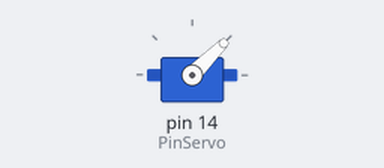
Simulated run of this sketch. Board: Arduino Uno, built with avr-gcc and run on an emulated ATmega328P. Shown: servo.

Above: at 0.1 s.
At 1.1 s:
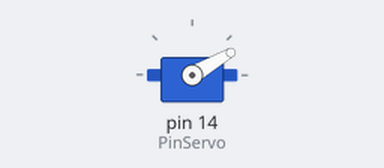
Timing chart, 0 to 2.6 s (numbered marks = the images above):
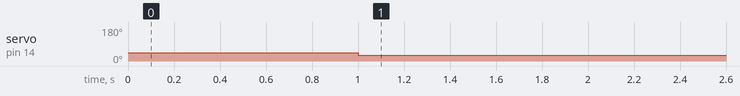

The sketch:

Kettle.ino
```cpp
#include <Servo.h>
Servo myservo;
const int PinServo = 14;

void setup(void){
  pinMode(PinServo, OUTPUT);
  myservo.attach(PinServo);
  myservo.write(45);
  delay(1000);
  myservo.write(30);
}

void loop(){

}
```

Measured:
- by itself, servo on pin 14 (PinServo): 45° → 30° at 1.0 s
